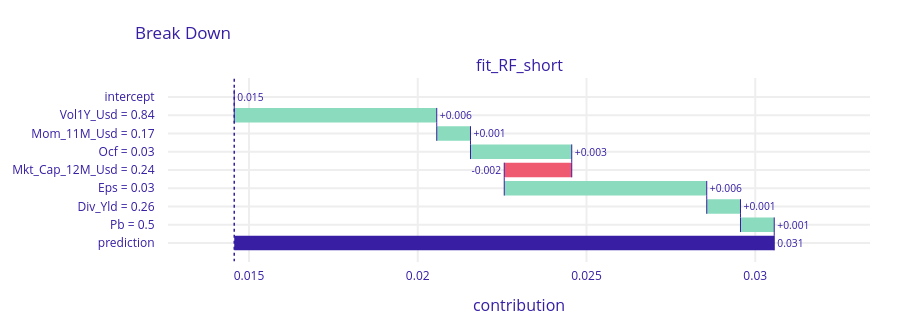

The code cell stored with this chart in its notebook:
### Code cell
import dalex as dx
ex=dx.Explainer(
    model=fit_RF_short,
    data=training_sample[features_short],
    y=training_sample['R1M_Usd'].values,
    label='fit_RF_short'
)
instance=pd.DataFrame(training_sample.loc[0, features_short]).T
pp=ex.predict_parts(instance, type='break_down')
pp.plot()

### Figure 1 — Plotly figure (JSON) as saved in the notebook; plotly's stock layout.template omitted (floating-point values rounded to 4 significant figures)
{"data": [{"base": 0.01456, "connector": {"line": {"color": "#371ea3", "dash": "solid", "width": 1}, "mode": "spanning"}, "decreasing": {"marker": {"color": "#f05a71"}}, "hoverinfo": "text+delta", "hoverlabel": {"bgcolor": "rgba(0,0,0,0.8)"}, "hovertext": ["Average response: 0.015<br>Prediction: 0.031", "Vol1Y_Usd = 0.84<br>increases average response by", "Mom_11M_Usd = 0.17<br>increases average response by", "Ocf = 0.03<br>increases average response by", "Mkt_Cap_12M_Usd = 0.24<br>decreases average response by", "Eps = 0.03<br>increases average response by", "Div_Yld = 0.26<br>increases average response by", "Pb = 0.5<br>increases average response by", "Average response: 0.015<br>Prediction: 0.031"], "increasing": {"marker": {"color": "#8bdcbe"}}, "measure": ["relative", "relative", "relative", "relative", "relative", "relative", "relative", "relative", "total"], "orientation": "h", "showlegend": false, "text": ["0.015", "+0.006", "+0.001", "+0.003", "-0.002", "+0.006", "+0.001", "+0.001", "0.031"], "textposition": "outside", "totals": {"marker": {"color": "#371ea3"}}, "type": "waterfall", "x": [0, 0.006, 0.001, 0.003, -0.002, 0.006, 0.001, 0.001, 0.017], "xaxis": "x", "y": ["intercept", "Vol1Y_Usd = 0.84", "Mom_11M_Usd = 0.17", "Ocf = 0.03", "Mkt_Cap_12M_Usd = 0.24", "Eps = 0.03", "Div_Yld = 0.26", "Pb = 0.5", "prediction"], "yaxis": "y"}], "layout": {"annotations": [{"font": {"size": 16}, "showarrow": false, "text": "fit_RF_short", "x": 0.5, "xanchor": "center", "xref": "paper", "y": 1, "yanchor": "bottom", "yref": "paper"}, {"font": {"size": 16}, "showarrow": false, "text": "contribution", "x": 0.5, "xanchor": "center", "xref": "paper", "y": 0, "yanchor": "top", "yref": "paper", "yshift": -30}], "font": {"color": "#371ea3"}, "height": 333, "margin": {"b": 71, "r": 30, "t": 78}, "shapes": [{"line": {"color": "#371ea3", "dash": "dot", "width": 1.5}, "type": "line", "x0": 0.01456, "x1": 0.01456, "xref": "x", "y0": -1, "y1": 9, "yref": "y"}], "title": {"text": "Break Down", "x": 0.15}, "xaxis": {"anchor": "y", "automargin": true, "domain": [0, 1], "fixedrange": true, "gridwidth": 2, "range": [0.0126, 0.0334], "tickcolor": "white", "ticklen": 3, "ticks": "outside", "type": "linear", "zeroline": false}, "yaxis": {"anchor": "x", "automargin": true, "autorange": "reversed", "domain": [0, 1], "fixedrange": true, "gridwidth": 2, "tickcolor": "white", "ticklen": 10, "ticks": "outside", "type": "category"}}}
